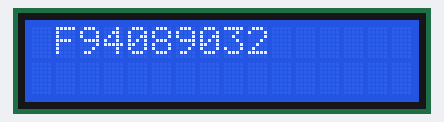
Simulated run of this sketch. Board: Arduino Uno, built with avr-gcc and run on an emulated ATmega328P. Shown: 16×2 character LCD. What the sketch prints to the serial monitor is not drawn.

Above: at 0.1 s.
At 1.1 s:
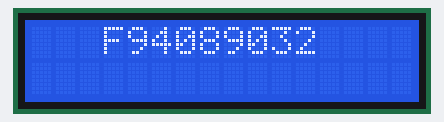
At 2.1 s:
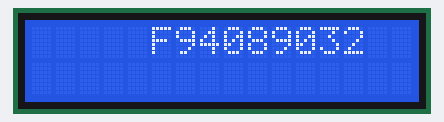
At 3.1 s:
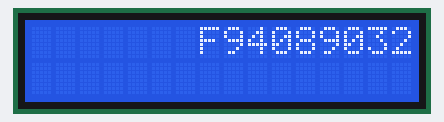
At 4.6 s:
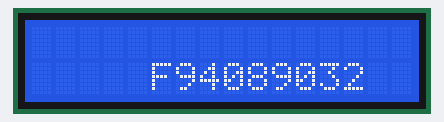
At 8.7 s:
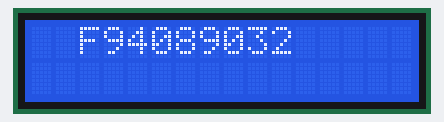

Measured:
- by itself, everything shown: repeats every 8.0 s, in 16 steps
- what the display in image 1 shows lasts 0.5 s, from 1.1 s to 1.6 s

The sketch:

lab2.ino
```cpp
// 自己的學號字串以LCD跑馬燈顯示。
#include <LiquidCrystal_I2C.h>  //LCD_12
// #include <Wire.h>

LiquidCrystal_I2C lcd(0x27, 16, 2);  //LCD
int row = 0;
int len = 0;
void setup() {
    lcd.init();
    lcd.backlight();
}

void loop() {
    lcd.clear();
    lcd.setCursor(0, row);
    char name[] = "F94089032";
    Serial.begin(9600);
    len = strlen(name);
    Serial.println(strlen(name));

    //往右移一格顯示
    lcd.print(name);
    for (int i = 0; i < 16 - len; i++) {
        lcd.scrollDisplayRight();
        delay(500);
    }

    // 如果目前行數是0行，將Row + 1，往下跳一行
    if (row == 0) {
        row = row + 1;
        lcd.clear();
        lcd.setCursor(16 - len, 1);
        lcd.print(name);
        delay(500);
    }

    //往左移一格顯示
    for (int i = 0; i < 16 - len; i++) {
        lcd.scrollDisplayLeft();
        delay(500);
    }
    // 判斷目前行數, 是1行，將Row 改為0行
    if (row == 1) {
        row = 0;
        lcd.clear();
        lcd.setCursor(0, 0);
        lcd.print(name);
        delay(500);
    }
}
```
